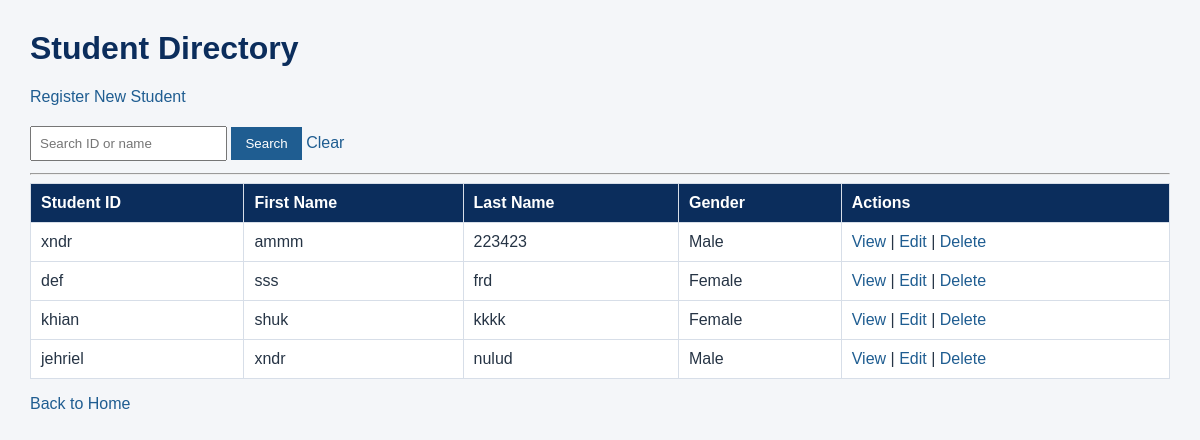
The app's page /registration/students/ (signed in) with its own data.
### registration/models.py (models this page shows, shortened)
class Student(models.Model):
    GENDER_CHOICES =[
        ('Male', 'Male'),
        ('Female', 'Female')
    ]
    student_id = models.CharField(
        max_length=20,
        unique=True)
    first_name = models.CharField(
        max_length=100)
    last_name = models.CharField(
        max_length=100)
    gender = models.CharField(
        max_length=10,
        choices=GENDER_CHOICES)
    date_of_birth = models.DateField()
    contact_number = models.CharField(
        max_length=20)

### registration/views.py (the view)
# urls.py: path('students/', views.student_list, name='student_list'),
@user_passes_test(staff_check, login_url='login')
def student_list(request):
    query = request.GET.get('q', '').strip()
    students = Student.objects.all().order_by('last_name', 'first_name')
    if query:
        students = students.filter(
            Q(student_id__icontains=query)
            | Q(first_name__icontains=query)
            | Q(last_name__icontains=query)
        )
    return render(
        request,
        'registration/student_list.html',
        {'students': students, 'query': query},
    )

### registration/views.py (called while the page is built)
def staff_check(user):
    return user.is_authenticated and user.is_staff

### registration/templates/registration/student_list.html (shortened to what this page needs)
{% load static %}
<!DOCTYPE html>
<html lang="en">
<head>
    <link rel="stylesheet" href="{% static 'registration/style.css' %}">
</head>
<body>
    <h1>Student Directory</h1>
    <p><a href="{% url 'student_create' %}">Register New Student</a></p>
    <form method="get">
        <input type="text" name="q" value="{{ query }}" placeholder="Search ID or name">
        <button type="submit">Search</button>
        <a href="{% url 'student_list' %}">Clear</a>
    </form>
    <hr>
    {% if students %}
        <table>
            <thead>
                <tr>
                    <th>Student ID</th>
                    <th>First Name</th>
                    <th>Last Name</th>
                    <th>Gender</th>
                    <th>Actions</th>
                </tr>
            </thead>
            <tbody>
                {% for student in students %}
                    <tr>
                        <td>{{ student.student_id }}</td>
                        <td>{{ student.first_name }}</td>
                        <td>{{ student.last_name }}</td>
                        <td>{{ student.gender }}</td>
                        <td>
                            <a href="{% url 'student_detail' student.pk %}">View</a> |
                            <a href="{% url 'student_update' student.pk %}">Edit</a> |
                            <a href="{% url 'student_delete' student.pk %}">Delete</a>
                        </td>
                    </tr>
                {% endfor %}
            </tbody>
        </table>
    {% else %}
        <p>No Student records found.</p>
    {% endif %}
    <p><a href="{% url 'home' %}">Back to Home</a></p>
</body>
</html>

### registration/static/registration/style.css (style rules this page uses)
body { font-family: Arial, sans-serif; background: #f4f6f9; color: #263445; margin: 30px; }
h1 { color: #0b2d5c; }
a { color: #1f5d91; text-decoration: none; }
table { width: 100%; border-collapse: collapse; background: #ffffff; }
th { background: #0b2d5c; color: #ffffff; text-align: left; }
th, td { padding: 10px; border: 1px solid #d7dee8; }
button { background: #1f5d91; color: #ffffff; border: 0; padding: 9px 14px; cursor: pointer; }
input, select { padding: 8px; margin: 4px 0; }

### records on screen
Student: student_id "xndr", first_name "ammm", last_name "223423", gender "Male"
Student: student_id "def", first_name "sss", last_name "frd", gender "Female"
Student: student_id "khian", first_name "shuk", last_name "kkkk", gender "Female"
Student: student_id "jehriel", first_name "xndr", last_name "nulud", gender "Male"
